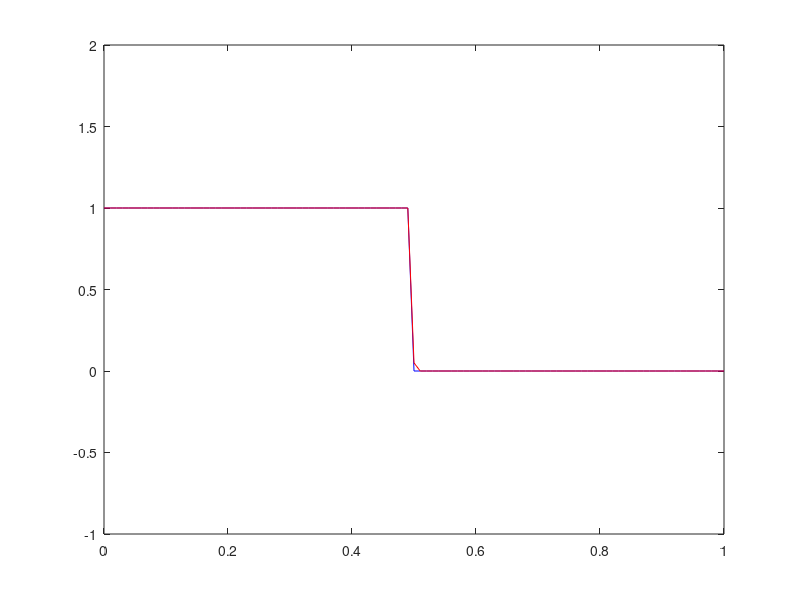

The MATLAB script that drew this image: (Note: this script raises an error after producing the figure.)
clear;
close all;
clc;

delta_t = 0.001;
delta_x = 0.01;
gama = delta_t/(delta_x);
x = 1;
partitions = (x/delta_x) + 1;
U = zeros(partitions,1);
for i = 1:partitions
    if (((i - 1)*delta_x) < 0.5)
        U(i,1) = 1;
    else
        U(i,1) = 0;
    end
end
Uinitial = U;
dx = 0:delta_x:1;
for time = 0:delta_t:0.25
    U_prime = U;
    U(1,1) = U_prime(1,1) - gama*(U_prime(1,1)^2 - 1);
    for i = 2: partitions
        U(i,1) = U_prime(i,1) - gama*((U_prime(i)^2 - U_prime(i - 1)^2))/2;
    end
    
    plot(dx,Uinitial,'b',dx,U,'r');
    axis ([0 1 -1 2]);
    suptitle(['time = ', num2str(time)]);
    pause(0.02);
end
    